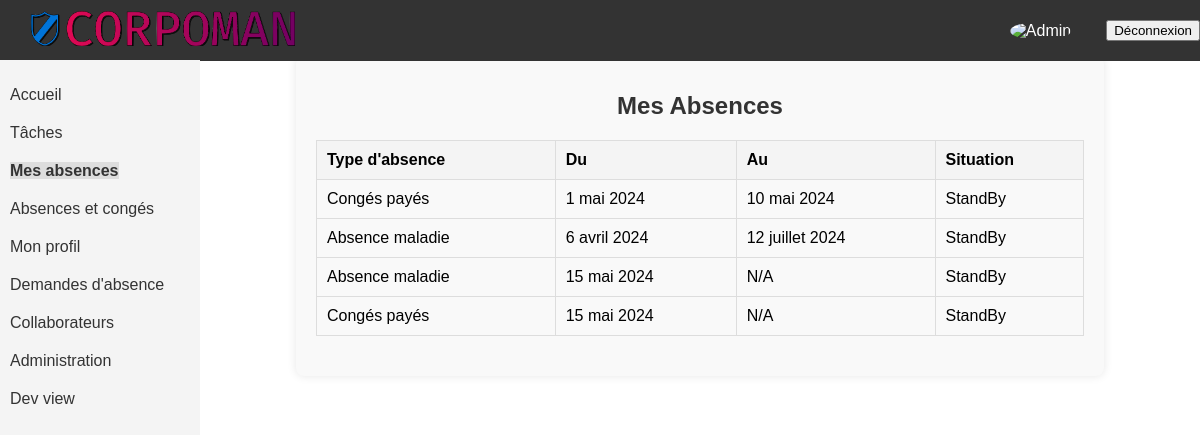
/myabs (signed in), run on the app's committed database.
### corpoman/models.py (models this page shows, shortened)
class DemandeAbsence(models.Model):
    SITUATION_CHOICES = (
        ('Approved', 'Approuvée'),
        ('StandBy', 'En attente'),
        ('Refused', 'Refusé')
    )
    employe = models.ForeignKey('Collaborateur', on_delete=models.CASCADE, verbose_name="Employé")
    approbateur = models.ForeignKey('Collaborateur', on_delete=models.SET_NULL, null=True, blank=True,
                                    related_name="approbateur", verbose_name="Approbateur")
    type_absence = models.ForeignKey('TypeAbsence', on_delete=models.CASCADE, verbose_name="Type d'absence")
    description = models.TextField(verbose_name="Description",null=True, blank=True)
    date_debut = models.DateField(verbose_name="Date début")
    date_fin = models.DateField(null=True, blank=True, verbose_name="Date fin")
    documents = models.FileField(upload_to="documents_joints", verbose_name="Documents joints", null=True, blank=True)
    situation = models.CharField(max_length=20, choices=SITUATION_CHOICES, verbose_name="Situation")
    class Meta:
        verbose_name = "Demande d'absence"
        verbose_name_plural = "Demandes d'absence"

class TypeAbsence(models.Model):
    nom = models.CharField(max_length=100, verbose_name="Nom")
    description = models.TextField(verbose_name="Description")
    deduire_du_compteur = models.BooleanField(verbose_name="Déduire ce temps depuis le compteur")
    absence_remuneree = models.BooleanField(verbose_name="Absences rémunérée")
    date_fin_obligatoire = models.BooleanField(verbose_name="Date de fin obligatoire")
    demander_absence = models.BooleanField(verbose_name="Permettre de demander ce type d'absences")
    autoriser_pieces_jointes = models.BooleanField(verbose_name="Autoriser les pièces jointes")
    pieces_jointes_obligatoires = models.BooleanField(verbose_name="Obliger les pièces jointes")
    description_obligatoire = models.BooleanField(verbose_name="Description obligatoire")
    approbation_automatique = models.BooleanField(verbose_name="Approbation Automatique")
    class Meta:
        verbose_name = "Type d'absence"
        verbose_name_plural = "Types d'absences"

### corpoman/views.py (the view)
# urls.py: path('myabs', myabs, name='myabs'),
def myabs(request):
    demande = DemandeAbsence.objects.filter(employe=request.user.collaborateur)
    return render(request,'myabs.html',{'demande': demande})

### corpoman/templates/myabs.html
{% extends "base.html" %}
{% block content %}
<div class="container">
    <h1 class="heading">Mes Absences</h1>
    {% if demande %}
        <table class="table">
            <thead>
                <tr>
                    <th>Type d'absence</th>
                    <th>Du</th>
                    <th>Au</th>
                    <th>Situation</th>
                </tr>
            </thead>
            <tbody>
                {% for abs in demande %}
                <tr class="{% if abs.situation == 'Approuved' %}approved{% elif abs.situation == 'StandBy' %}pending{% elif abs.situation == 'Refused' %}rejected{% endif %}">
                    <td>{{ abs.type_absence.nom }}</td>
                    <td>{{ abs.date_debut }}</td>
                    <td>{% if abs.date_fin %}{{ abs.date_fin }}{% else %}N/A{% endif %}</td>
                    <td>{{ abs.situation }}</td>
                </tr>
                {% endfor %}
            </tbody>
        </table>
    {% else %}
        <p class="no-data">Vous n'avez aucune demande d'absence.</p>
    {% endif %}
</div>
{% endblock %}

### corpoman/static/css/styles.css (style rules this page uses)
body { font-family: Arial, sans-serif; margin: 0; padding: 0; }
.container { width: 80%; margin: 0 auto; padding: 20px; background-color: #f9f9f9; box-shadow: 0 0 10px rgba(0, 0, 0, 0.1); border-radius: 8px; }
.table { width: 100%; border-collapse: collapse; margin-bottom: 20px; }
.table th, .table td { border: 1px solid #ddd; padding: 10px; text-align: left; }
.table th { background-color: #f4f4f4; font-weight: bold; }
.table tr:nth-child(even) { background-color: #f9f9f9; }
.heading { text-align: center; margin-bottom: 20px; font-size: 24px; color: #333; }

### data on the page
DemandeAbsence: type_absence.nom "Congés payés", date_debut "1 mai 2024", date_fin "10 mai 2024", situation "StandBy"
DemandeAbsence: type_absence.nom "Absence maladie", date_debut "6 avril 2024", date_fin "12 juillet 2024", situation "StandBy"
DemandeAbsence: type_absence.nom "Absence maladie", date_debut "15 mai 2024", shows "N/A", situation "StandBy"
DemandeAbsence: type_absence.nom "Congés payés", date_debut "15 mai 2024", shows "N/A", situation "StandBy"
